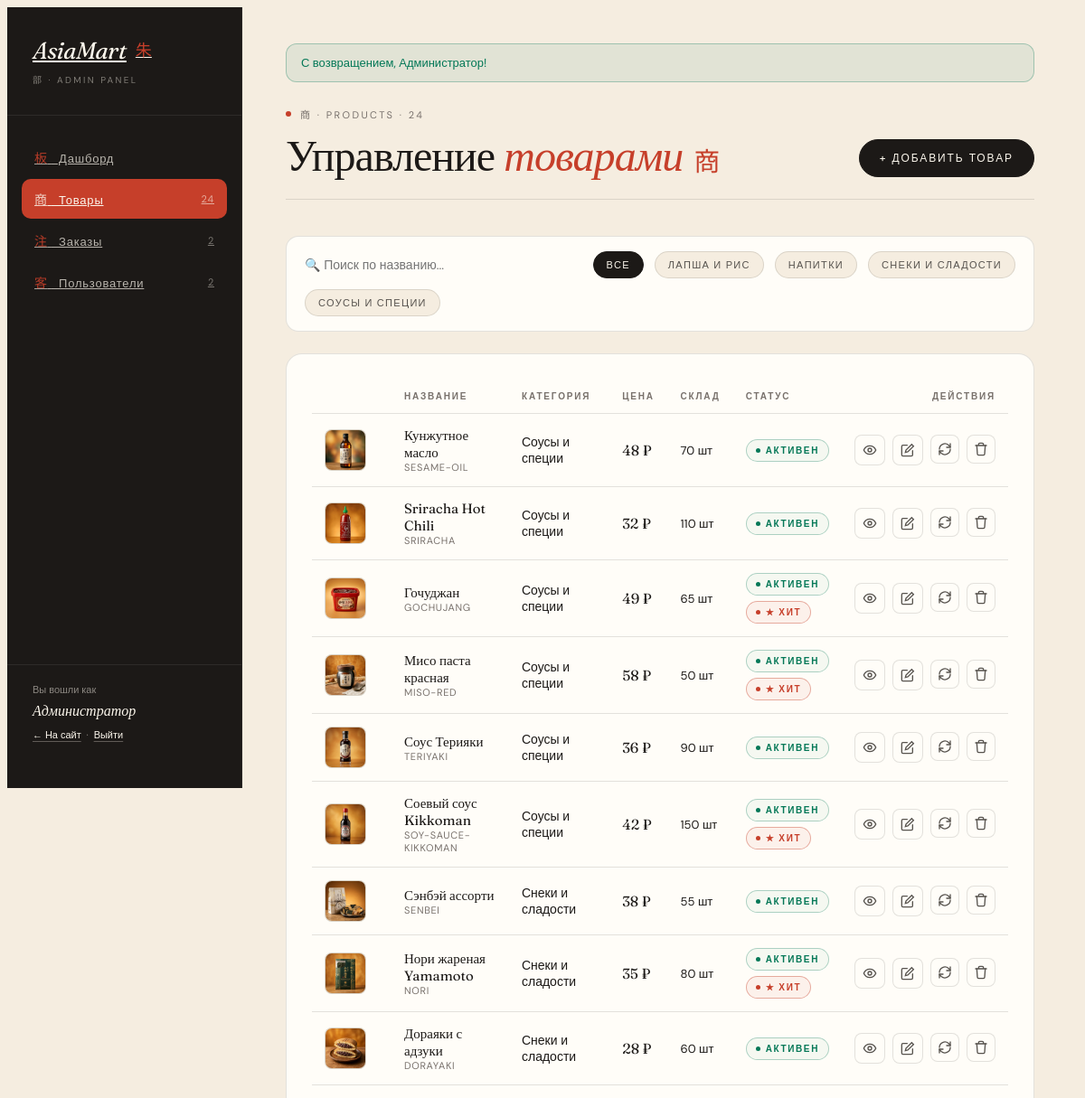
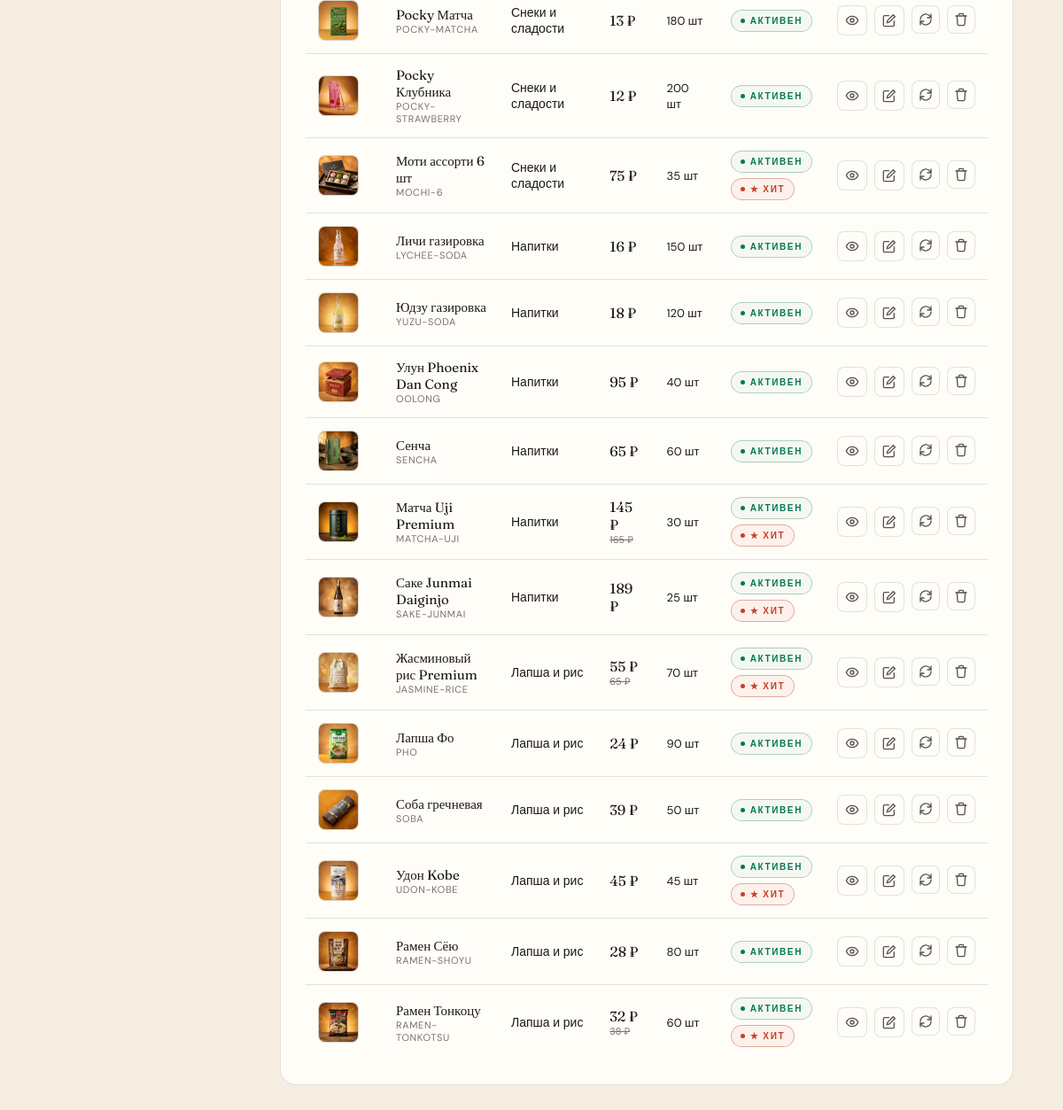
/admin/products.php (signed in), run on the app's committed database (2 pictures, top to bottom).
### tables this page shows
CREATE TABLE `users` (
  `id` int(10) unsigned NOT NULL AUTO_INCREMENT,
  `email` varchar(190) NOT NULL,
  `password_hash` varchar(255) NOT NULL,
  `name` varchar(100) NOT NULL,
  `phone` varchar(30) DEFAULT NULL,
  `address` varchar(255) DEFAULT NULL,
  `role` enum('user','admin') NOT NULL DEFAULT 'user',
  `created_at` datetime NOT NULL DEFAULT current_timestamp(),
  PRIMARY KEY (`id`),
  UNIQUE KEY `uniq_email` (`email`)
);

CREATE TABLE `categories` (
  `id` int(10) unsigned NOT NULL AUTO_INCREMENT,
  `slug` varchar(64) NOT NULL,
  `name` varchar(120) NOT NULL,
  `description` text DEFAULT NULL,
  `image` varchar(255) DEFAULT NULL,
  `sort_order` int(11) NOT NULL DEFAULT 0,
  PRIMARY KEY (`id`),
  UNIQUE KEY `uniq_slug` (`slug`)
);

CREATE TABLE `products` (
  `id` int(10) unsigned NOT NULL AUTO_INCREMENT,
  `category_id` int(10) unsigned NOT NULL,
  `name` varchar(200) NOT NULL,
  `slug` varchar(200) NOT NULL,
  `short_desc` varchar(500) DEFAULT NULL,
  `description` text DEFAULT NULL,
  `price` decimal(10,2) NOT NULL DEFAULT 0.00,
  `old_price` decimal(10,2) DEFAULT NULL,
  `stock` int(11) NOT NULL DEFAULT 0,
  `country` varchar(60) DEFAULT NULL,
  `brand` varchar(80) DEFAULT NULL,
  `weight` varchar(60) DEFAULT NULL,
  `image` varchar(255) DEFAULT NULL,
  `is_featured` tinyint(1) NOT NULL DEFAULT 0,
  `rating` decimal(2,1) NOT NULL DEFAULT 5.0,
  `reviews_count` int(10) unsigned NOT NULL DEFAULT 0,
  `is_active` tinyint(1) NOT NULL DEFAULT 1,
  `created_at` datetime NOT NULL DEFAULT current_timestamp(),
  PRIMARY KEY (`id`),
  UNIQUE KEY `uniq_slug` (`slug`),
  KEY `idx_category` (`category_id`),
  KEY `idx_active` (`is_active`),
  CONSTRAINT `fk_products_category` FOREIGN KEY (`category_id`) REFERENCES `categories` (`id`) ON UPDATE CASCADE
);

### includes/db.php (called while the page is built, shortened)
<?php
function db(): PDO {
    static $pdo = null;
    if ($pdo !== null) return $pdo;
    $dsn = sprintf(
        'mysql:host=%s;port=%d;dbname=%s;charset=%s',
        DB_HOST, DB_PORT, DB_NAME, DB_CHARSET
    );
    try {
        $pdo = new PDO($dsn, DB_USER, DB_PASS, [
            PDO::ATTR_ERRMODE            => PDO::ERRMODE_EXCEPTION,
            PDO::ATTR_DEFAULT_FETCH_MODE => PDO::FETCH_ASSOC,
            PDO::ATTR_EMULATE_PREPARES   => false,
        ]);
    } catch (PDOException $e) {
        http_response_code(500);
        die('Ошибка подключения к базе данных: ' . htmlspecialchars($e->getMessage()));
    }
    return $pdo;
}

### includes/helpers.php (called while the page is built, shortened)
<?php
require_once __DIR__ . '/db.php';
function e(?string $s): string {
    return htmlspecialchars((string)$s, ENT_QUOTES | ENT_SUBSTITUTE, 'UTF-8');
}
function price(float $value): string {
    return number_format($value, 0, ',', ' ') . ' ₽';
}
function current_user(): ?array {
    $stmt = db()->prepare('SELECT id, email, name, role FROM users WHERE id = ?');
    $stmt->execute([$_SESSION['user_id']]);
    $u = $stmt->fetch();
    return $u ?: null;
}
function flash_get(string $type = 'success'): ?string {
    $msg = $_SESSION['_flash'][$type] ?? null;
    return $msg;
}
function all_categories(): array {
    return db()->query('SELECT * FROM categories ORDER BY sort_order, id')->fetchAll();
}

### public/admin/products.php (the view, shortened to what this page needs)
<?php
require_once __DIR__ . '/_layout.php';
$pdo = db();
    ?>
    <?php
$q   = trim($_GET['q'] ?? '');
$cat = (int)($_GET['cat'] ?? 0);
$sql = 'SELECT p.*, c.name AS cat_name FROM products p LEFT JOIN categories c ON c.id=p.category_id WHERE 1=1';
$params = [];
$sql .= ' ORDER BY p.id DESC';
$stmt = $pdo->prepare($sql); $stmt->execute($params);
$rows = $stmt->fetchAll();
$all_cats = all_categories();
admin_header('products', 'Товары');
?>
<div class="admin-page-head">
  <div>
    <div class="admin-eyebrow"><span class="dot"></span>商 · PRODUCTS · <?= count($rows) ?></div>
    <h1 class="admin-page-title">Управление <em>товарами</em><span class="kanji">商</span></h1>
  </div>
  <div class="admin-page-actions">
    <a href="?action=add" class="admin-btn">+ Добавить товар</a>
  </div>
</div>
<form method="get" class="admin-filter">
  <input type="search" name="q" value="<?= e($q) ?>" placeholder="🔍 Поиск по названию...">
  <a href="?" class="chip <?= $cat===0?'is-active':'' ?>">Все</a>
  <?php foreach ($all_cats as $c): ?>
    <a href="?cat=<?= $c['id'] ?><?= $q?'&q='.urlencode($q):'' ?>" class="chip <?= $cat===(int)$c['id']?'is-active':'' ?>"><?= e($c['name']) ?></a>
  <?php endforeach; ?>
</form>
<div class="admin-section">
  <?php if (!$rows): ?>
    <p style="color:var(--rg-mute);text-align:center;padding:32px;font-family:'DM Sans',sans-serif;">Товары не найдены.</p>
  <?php else: ?>
    <table class="admin-table">
      <thead>
        <tr>
          <th></th>
          <th>Название</th>
          <th>Категория</th>
          <th>Цена</th>
          <th>Склад</th>
          <th>Статус</th>
          <th style="text-align:right;">Действия</th>
        </tr>
      </thead>
      <tbody>
      <?php foreach ($rows as $r): ?>
        <tr>
          <td style="width:60px;">
            <div class="name-thumb"><img src="<?= e($r['image'] ?: '/assets/img/placeholder.png') ?>" alt=""></div>
          </td>
          <td>
            <div class="name-title"><?= e($r['name']) ?></div>
            <div class="name-sub"><?= e($r['slug']) ?></div>
          </td>
          <td><?= e($r['cat_name']) ?></td>
          <td>
            <span class="price"><?= price((float)$r['price']) ?></span>
            <?php if($r['old_price']): ?>
              <div style="font-family:'DM Sans',sans-serif;font-size:11px;color:var(--rg-mute);text-decoration:line-through;"><?= price((float)$r['old_price']) ?></div>
            <?php endif; ?>
          </td>
          <td>
            <?php if ($r['stock'] > 0): ?>
              <span style="font-family:'DM Sans',sans-serif;font-size:13px;color:var(--rg-ink);"><?= $r['stock'] ?> шт</span>
            <?php else: ?>
              <span class="pill cancelled">нет в наличии</span>
            <?php endif; ?>
          </td>
          <td>
            <?php if($r['is_active']): ?>
              <span class="pill active">Активен</span>
            <?php else: ?>
              <span class="pill hidden">Скрыт</span>
            <?php endif; ?>
            <?php if($r['is_featured']): ?>
              <div style="margin-top:6px;"><span class="pill admin">★ Хит</span></div>
            <?php endif; ?>
          </td>
          <td>
            <div class="row-actions">
              <a href="/product.php?id=<?= $r['id'] ?>" target="_blank" class="icon-act" title="Посмотреть на сайте">
                <svg viewBox="0 0 24 24" fill="none" stroke="currentColor" stroke-width="2" stroke-linecap="round"><path d="M2 12s3-7 10-7 10 7 10 7-3 7-10 7-10-7-10-7z"/><circle cx="12" cy="12" r="3"/></svg>
              </a>
              <a href="?action=edit&id=<?= $r['id'] ?>" class="icon-act" title="Редактировать">
                <svg viewBox="0 0 24 24" fill="none" stroke="currentColor" stroke-width="2" stroke-linecap="round"><path d="M11 4H4a2 2 0 0 0-2 2v14a2 2 0 0 0 2 2h14a2 2 0 0 0 2-2v-7"/><path d="m18.5 2.5 3 3L12 15l-4 1 1-4z"/></svg>
              </a>
              <form method="post" style="display:inline;" onsubmit="return confirm('Скрыть/показать товар?')">
                <button type="submit" class="icon-act" title="Скрыть/показать">
                  <svg viewBox="0 0 24 24" fill="none" stroke="currentColor" stroke-width="2" stroke-linecap="round"><path d="M3 12a9 9 0 0 1 15-6.7l3 3M21 12a9 9 0 0 1-15 6.7l-3-3"/><path d="M21 3v6h-6M3 21v-6h6"/></svg>
                </button>
              </form>
              <form method="post" style="display:inline;" onsubmit="return confirm('Удалить «<?= e($r['name']) ?>» навсегда?')">
                <button type="submit" class="icon-act danger" title="Удалить">
                  <svg viewBox="0 0 24 24" fill="none" stroke="currentColor" stroke-width="2" stroke-linecap="round"><path d="M3 6h18M8 6V4a2 2 0 0 1 2-2h4a2 2 0 0 1 2 2v2"/><path d="m19 6-1 14a2 2 0 0 1-2 2H8a2 2 0 0 1-2-2L5 6"/></svg>
                </button>
              </form>
            </div>
          </td>
        </tr>
      <?php endforeach; ?>
      </tbody>
    </table>
  <?php endif; ?>
</div>
<?php admin_footer(); ?>

### public/admin/_layout.php (shortened to what this page needs)
<?php
require_once __DIR__ . '/../../includes/helpers.php';
$me = current_user();
function admin_counts(): array {
    $pdo = db();
    $c = [
        'products' => (int)$pdo->query("SELECT COUNT(*) FROM products")->fetchColumn(),
        'orders'   => (int)$pdo->query("SELECT COUNT(*) FROM orders")->fetchColumn(),
        'users'    => (int)$pdo->query("SELECT COUNT(*) FROM users")->fetchColumn(),
        'new'      => (int)$pdo->query("SELECT COUNT(*) FROM orders WHERE status='new'")->fetchColumn(),
    ];
    return $c;
}
function admin_header(string $section, string $title): void {
    global $me;
    $counts = admin_counts();
    $cssTime = filemtime(__DIR__ . '/../assets/css/ryokan.css');
?>
<!DOCTYPE html>
<html lang="ru">
<head>
  <link rel="stylesheet" href="/assets/css/ryokan.css?v=<?= $cssTime ?>">
</head>
<body class="admin-ryokan">
<div class="admin-shell">
  <aside class="admin-side">
    <div class="admin-brand">
      <a href="/admin/">
        <span class="name">AsiaMart</span>
        <sup class="hanko">朱</sup>
      </a>
      <span class="tag">部 · Admin Panel</span>
    </div>
    <ul class="admin-nav">
      <li><a href="/admin/" class="<?= $section==='dashboard'?'is-active':'' ?>">
        <span><span class="kanji">板</span> &nbsp; Дашборд</span>
      </a></li>
      <li><a href="/admin/products.php" class="<?= $section==='products'?'is-active':'' ?>">
        <span><span class="kanji">商</span> &nbsp; Товары</span>
        <span class="count"><?= $counts['products'] ?></span>
      </a></li>
      <li><a href="/admin/orders.php" class="<?= $section==='orders'?'is-active':'' ?>">
        <span><span class="kanji">注</span> &nbsp; Заказы</span>
        <span class="count"><?= $counts['orders'] ?><?= $counts['new']>0 ? ' · '.$counts['new'].' нов.' : '' ?></span>
      </a></li>
      <li><a href="/admin/users.php" class="<?= $section==='users'?'is-active':'' ?>">
        <span><span class="kanji">客</span> &nbsp; Пользователи</span>
        <span class="count"><?= $counts['users'] ?></span>
      </a></li>
    </ul>
    <div class="admin-side-foot">
      <div style="margin-bottom:6px;">Вы вошли как</div>
      <div style="color:var(--rg-paper);font-family:'Fraunces',serif;font-style:italic;font-size:16px;margin-bottom:10px;">
        <?= e($me['name']) ?>
      </div>
      <a href="/">← На сайт</a>
      &nbsp;·&nbsp;
      <a href="/logout.php">Выйти</a>
    </div>
  </aside>
  <main class="admin-content">
    <?php if ($msg = flash_get('success')): ?>
      <div style="background:rgba(4,120,87,0.08);border:1px solid rgba(4,120,87,0.3);color:#047857;padding:12px 16px;border-radius:12px;margin-bottom:24px;font-family:'DM Sans',sans-serif;font-size:13px;">
        <?= e($msg) ?>
      </div>
    <?php endif; ?>
<?php }
function admin_footer(): void { ?>
  </main>
</div>
</body>
</html>
<?php } ?>

### data on the page
users: name "Администратор"
categories: name "ЛАПША И РИС"
categories: name "НАПИТКИ"
categories: name "СНЕКИ И СЛАДОСТИ"
categories: name "СОУСЫ И СПЕЦИИ"
products: image (picture), name "Кунжутное масло", slug "SESAME-OIL", category.name "Соусы и специи", price "48 ₽", stock "70", is_active "АКТИВЕН"
products: image (picture), name "Sriracha Hot Chili", slug "SRIRACHA", category.name "Соусы и специи", price "32 ₽", stock "110", is_active "АКТИВЕН"
products: image (picture), name "Гочуджан", slug "GOCHUJANG", category.name "Соусы и специи", price "49 ₽", stock "65", is_active "АКТИВЕН", is_featured "★ ХИТ"
products: image (picture), name "Мисо паста красная", slug "MISO-RED", category.name "Соусы и специи", price "58 ₽", stock "50", is_active "АКТИВЕН", is_featured "★ ХИТ"
products: image (picture), name "Соус Терияки", slug "TERIYAKI", category.name "Соусы и специи", price "36 ₽", stock "90", is_active "АКТИВЕН"
products: image (picture), name "Соевый соус Kikkoman", slug "SOY-SAUCE-KIKKOMAN", category.name "Соусы и специи", price "42 ₽", stock "150", is_active "АКТИВЕН", is_featured "★ ХИТ"
products: image (picture), name "Сэнбэй ассорти", slug "SENBEI", category.name "Снеки и сладости", price "38 ₽", stock "55", is_active "АКТИВЕН"
products: image (picture), name "Нори жареная Yamamoto", slug "NORI", category.name "Снеки и сладости", price "35 ₽", stock "80", is_active "АКТИВЕН", is_featured "★ ХИТ"
products: image (picture), name "Дораяки с адзуки", slug "DORAYAKI", category.name "Снеки и сладости", price "28 ₽", stock "60", is_active "АКТИВЕН"
products: image (picture), name "Pocky Матча", slug "POCKY-MATCHA", category.name "Снеки и сладости", price "13 ₽", stock "180", is_active "АКТИВЕН"
products: image (picture), name "Pocky Клубника", slug "POCKY-STRAWBERRY", category.name "Снеки и сладости", price "12 ₽", stock "200", is_active "АКТИВЕН"
products: image (picture), name "Моти ассорти 6 шт", slug "MOCHI-6", category.name "Снеки и сладости", price "75 ₽", stock "35", is_active "АКТИВЕН", is_featured "★ ХИТ"
products: image (picture), name "Личи газировка", slug "LYCHEE-SODA", category.name "Напитки", price "16 ₽", stock "150", is_active "АКТИВЕН"
products: image (picture), name "Юдзу газировка", slug "YUZU-SODA", category.name "Напитки", price "18 ₽", stock "120", is_active "АКТИВЕН"
products: image (picture), name "Улун Phoenix Dan Cong", slug "OOLONG", category.name "Напитки", price "95 ₽", stock "40", is_active "АКТИВЕН"
products: image (picture), name "Сенча", slug "SENCHA", category.name "Напитки", price "65 ₽", stock "60", is_active "АКТИВЕН"
products: image (picture), name "Матча Uji Premium", slug "MATCHA-UJI", category.name "Напитки", price "145 ₽", old_price "165 ₽", stock "30", is_active "АКТИВЕН", is_featured "★ ХИТ"
products: image (picture), name "Саке Junmai Daiginjo", slug "SAKE-JUNMAI", category.name "Напитки", price "189 ₽", stock "25", is_active "АКТИВЕН", is_featured "★ ХИТ"
products: image (picture), name "Жасминовый рис Premium", slug "JASMINE-RICE", category.name "Лапша и рис", price "55 ₽", old_price "65 ₽", stock "70", is_active "АКТИВЕН", is_featured "★ ХИТ"
products: image (picture), name "Лапша Фо", slug "PHO", category.name "Лапша и рис", price "24 ₽", stock "90", is_active "АКТИВЕН"
products: image (picture), name "Соба гречневая", slug "SOBA", category.name "Лапша и рис", price "39 ₽", stock "50", is_active "АКТИВЕН"
products: image (picture), name "Удон Kobe", slug "UDON-KOBE", category.name "Лапша и рис", price "45 ₽", stock "45", is_active "АКТИВЕН", is_featured "★ ХИТ"
products: image (picture), name "Рамен Сёю", slug "RAMEN-SHOYU", category.name "Лапша и рис", price "28 ₽", stock "80", is_active "АКТИВЕН"
products: image (picture), name "Рамен Тонкоцу", slug "RAMEN-TONKOTSU", category.name "Лапша и рис", price "32 ₽", old_price "38 ₽", stock "60", is_active "АКТИВЕН", is_featured "★ ХИТ"

### other printed values
$counts['products'] "24"
$counts['orders'] "2"
$counts['users'] "2"
$msg "С возвращением, Администратор!"
count($rows) "24"
